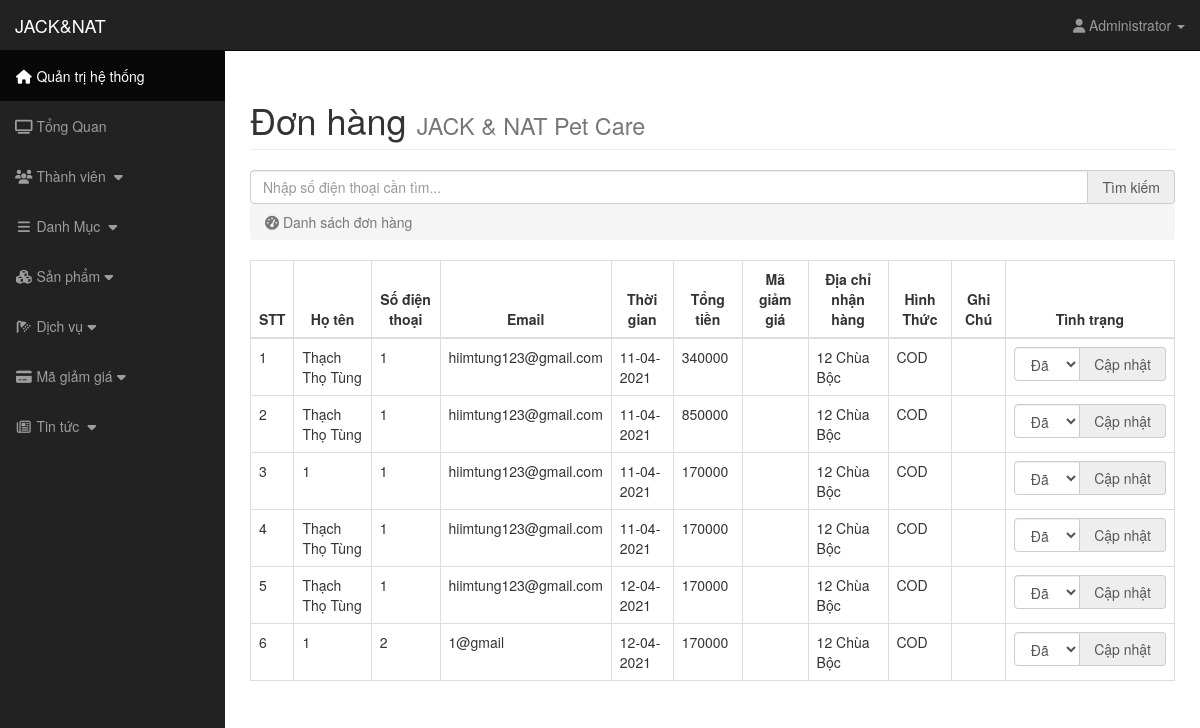
Before: /backend/index.php?page=ordered (signed in) with the older database file.
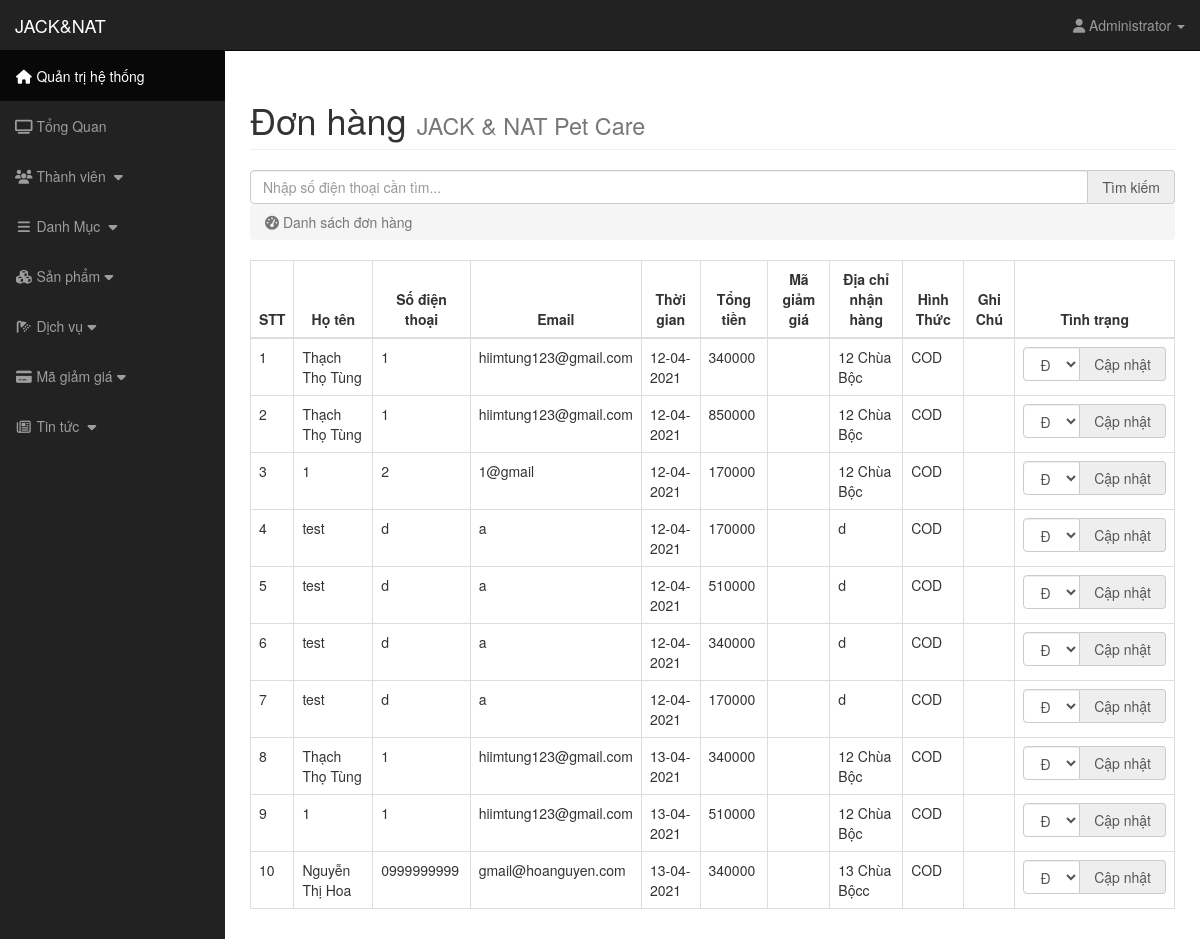
After: the same page with the newer database file.
### tables this page shows
CREATE TABLE `tbl_don_hang` (
  `id_don_hang` int(11) NOT NULL,
  `id_khach_hang` int(11) DEFAULT NULL,
  `email` varchar(255) NOT NULL,
  `phi_van_chuyen` int(11) DEFAULT NULL,
  `ma_giam_gia` varchar(20) DEFAULT NULL,
  `tong_tien` float(255,0) DEFAULT NULL,
  `trang_thai` int(4) DEFAULT 1,
  `ten_khach_hang` varchar(255) DEFAULT NULL,
  `dia_chi_nhan_hang` varchar(255) DEFAULT NULL,
  `hinh_thuc_mua_hang` varchar(255) DEFAULT NULL,
  `ghi_chu` varchar(255) DEFAULT NULL,
  `dien_thoai` varchar(11) NOT NULL,
  `ngay_dat` timestamp NOT NULL DEFAULT current_timestamp() ON UPDATE current_timestamp()
);

### backend/views/ordered.php (the view, shortened to what this page needs)
<?php
    if (isset($_POST['submit_search'])) {
        $key = $_POST['keyw'];
        $sql = "SELECT *FROM tbl_don_hang WHERE dien_thoai LIKE '%$key%' ORDER BY id_don_hang";
    }else{
        $sql = "SELECT *FROM tbl_don_hang ORDER BY id_don_hang";
    }
    $query = mysqli_query($conn, $sql);
    $count = mysqli_num_rows($query);
?>
<div class="container-fluid">
    <div class="row">
        <div class="col-lg-12">
            <h1 class="page-header">
                Đơn hàng <small>JACK & NAT Pet Care</small>
            </h1>
            <form action="" method="POST">
                <div class="input-group">
                  <input type="text" required="" placeholder="Nhập số điện thoại cần tìm..." name="keyw" class="form-control" value="<?php if(isset($key)) { echo $key; } ?>"/>
                  <span class="input-group-addon">
                      <button style="line-height: 0px; padding: 0px;" type="submit" class="" name="submit_search">Tìm kiếm</button>
                  </span>
                </div>
            </form>
            <ol class="breadcrumb">
                <li class="active">
                    <i class="fa fa-dashboard"></i> Danh sách đơn hàng
                </li>
            </ol>
        </div>
    </div>
    <div class="row">
        <div class="col-lg-12 col-xs-12 col-sm-12 col-md-12">
            <div class="table-responsive">
                <table class="table table-hover table-bordered">
                    <?php if ($count > 0) { ?>
                    <thead>
                        <tr>
                            <th class="text-center">STT</th>
                            <th class="text-center">Họ tên</th>
                            <th class="text-center">Số điện thoại</th>
                            <th class="text-center">Email </th>
                            <th class="text-center">Thời gian</th>
 			    <th class="text-center">Tổng tiền</th>
			    <th class="text-center">Mã giảm giá</th>
			    <th class="text-center">Địa chỉ nhận hàng</th>
                            <th class="text-center">Hình Thức</th>
			    <th class="text-center">Ghi Chú</th>
			    <th class="text-center">Tình trạng</th>
                        </tr>
                    </thead>
                    <tbody>
                        <?php
                            $stt = 0;
                            while ($row = mysqli_fetch_array($query)) {
                                 $stt += 1;
                        ?>
                            <tr>
                                <td><?php echo $stt; ?></td>
                                <td><?php echo $row['ten_khach_hang']; ?></td>
                                <td><?php echo $row['dien_thoai']; ?></td>
                                <td><?php echo $row['email']; ?></td>
                                <td><?php echo date('d-m-Y', strtotime($row['ngay_dat'])); ?></td>
                               	<td><?php echo $row['tong_tien']; ?></td>
                                <td><?php echo $row['ma_giam_gia']; ?></td>
                                <td><?php echo $row['dia_chi_nhan_hang']; ?></td>
                                <td><?php echo $row['hinh_thuc_mua_hang']; ?></td>
                                <td><?php echo $row['ghi_chu']; ?></td>
                                <td>
                                    <form action="index.php?page=ordered&id=<?php echo $row['id_don_hang']; ?>" method="POST">
                                        <div class="input-group">
                                            <select class="form-control" name="trangThai" id="">
                                                <option value="1" <?php if(isset($row['trang_thai']) && $row['trang_thai'] == 1) { ?> selected="selected"  <?php } ?> >Đã tiếp nhận</option>
												<option value="4" <?php if(isset($row['trang_thai']) && $row['trang_thai'] == 4) { ?> selected="selected"  <?php } ?> >Đã hủy</option>
                                            </select>
                                            <span class="input-group-addon">
                                                <button onclick="return confirm('Bạn có thực sự muốn cập nhật trạng thái đặt này không?');" style="line-height: 0px; padding: 0px;" type="submit" name="submit">Cập nhật</button>
                                            </span>
                                        </div>
                                    </form>
                                </td>
                            </tr>
                        <?php
                                }
                            }
                        ?>
                    </tbody>
                </table>
            </div>
        </div>
    </div>
</div>

Changed rows visible on the page:
removed tbl_don_hang: ten_khach_hang "1", dien_thoai "1", email "hiimtung123@gmail.com", ngay_dat "11-04-2021", tong_tien "170000", dia_chi_nhan_hang "12 Chùa Bộc", hinh_thuc_mua_hang "COD", trangThai "Đã tiếp nhận"
removed tbl_don_hang: ten_khach_hang "Thạch Thọ Tùng", dien_thoai "1", email "hiimtung123@gmail.com", ngay_dat "11-04-2021", tong_tien "170000", dia_chi_nhan_hang "12 Chùa Bộc", hinh_thuc_mua_hang "COD", trangThai "Đã tiếp nhận"
removed tbl_don_hang: ten_khach_hang "Thạch Thọ Tùng", dien_thoai "1", email "hiimtung123@gmail.com", ngay_dat "12-04-2021", tong_tien "170000", dia_chi_nhan_hang "12 Chùa Bộc", hinh_thuc_mua_hang "COD", trangThai "Đã tiếp nhận"
changed tbl_don_hang (number 1 of 10 on the later page): ngay_dat "11-04-2021" → "12-04-2021"; trangThai "Đã tiếp nhận" → "Đã hủy"
changed tbl_don_hang (number 2 of 10 on the later page): ngay_dat "11-04-2021" → "12-04-2021"; trangThai "Đã tiếp nhận" → "Đã hủy"
added tbl_don_hang: ten_khach_hang "test", dien_thoai "d", email "a", ngay_dat "12-04-2021", tong_tien "170000", dia_chi_nhan_hang "d", hinh_thuc_mua_hang "COD", trangThai "Đã tiếp nhận"
added tbl_don_hang: ten_khach_hang "test", dien_thoai "d", email "a", ngay_dat "12-04-2021", tong_tien "510000", dia_chi_nhan_hang "d", hinh_thuc_mua_hang "COD", trangThai "Đã tiếp nhận"
added tbl_don_hang: ten_khach_hang "test", dien_thoai "d", email "a", ngay_dat "12-04-2021", tong_tien "340000", dia_chi_nhan_hang "d", hinh_thuc_mua_hang "COD", trangThai "Đã tiếp nhận"
added tbl_don_hang: ten_khach_hang "test", dien_thoai "d", email "a", ngay_dat "12-04-2021", tong_tien "170000", dia_chi_nhan_hang "d", hinh_thuc_mua_hang "COD", trangThai "Đã tiếp nhận"
added tbl_don_hang: ten_khach_hang "Thạch Thọ Tùng", dien_thoai "1", email "hiimtung123@gmail.com", ngay_dat "13-04-2021", tong_tien "340000", dia_chi_nhan_hang "12 Chùa Bộc", hinh_thuc_mua_hang "COD", trangThai "Đã tiếp nhận"
added tbl_don_hang: ten_khach_hang "1", dien_thoai "1", email "hiimtung123@gmail.com", ngay_dat "13-04-2021", tong_tien "510000", dia_chi_nhan_hang "12 Chùa Bộc", hinh_thuc_mua_hang "COD", trangThai "Đã tiếp nhận"
added tbl_don_hang: ten_khach_hang "Nguyễn Thị Hoa", dien_thoai "0999999999", email "gmail@hoanguyen.com", ngay_dat "13-04-2021", tong_tien "340000", dia_chi_nhan_hang "13 Chùa Bộcc", hinh_thuc_mua_hang "COD", trangThai "Đã tiếp nhận"
